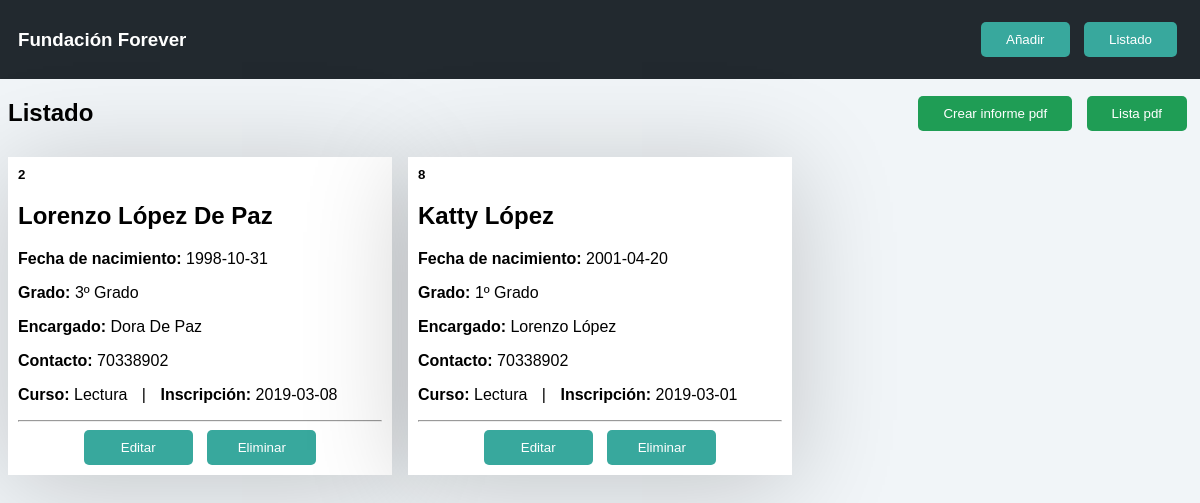
Page /list.php on the committed database.
### tables this page shows
CREATE TABLE "estudiantes" (
	`id_student`	INTEGER PRIMARY KEY AUTOINCREMENT,
	`nombre`	TEXT,
	`apellido`	TEXT,
	`nacimiento`	NUMERIC,
	`sexo`	TEXT,
	`grado`	INTEGER,
	`encargado`	TEXT,
	`contacto`	NUMERIC,
	`cuidados`	TEXT,
	`curso`	TEXT,
	`inscripcion`	NUMERIC,
	`estado`	INTEGER
);

### list.php (the view, shortened to what this page needs)
<?php
	$conexion = new sqlite3('db/students.db');
	$sql = $conexion -> query("SELECT * FROM estudiantes");
?>
<!DOCTYPE html>
<html lang="en">
<head>
	<link rel="stylesheet" href="css/flexboxgrid.min.css">
	<link rel="stylesheet" href="css/style.css">
</head>
<body style="margin:0;padding:0;">
	<nav class="container-fluid">
		<div class="row middle-xs nav_bar">
			<h3 class="col-xs-12 col-md-8 center-xs start-md">Fundación Forever</h3>
			<div class="col-xs-12 col-md-4 center-xs end-md">
				<a href="index.php"><button class="btn btn-natural">Añadir</button></a>
				<a href="list.php"><button class="btn btn-natural">Listado</button></a>
			</div>
		</div>
	</nav>
	<section class="container-fluid" id="wrap">
		<div class="row middle-xs">
			<div class="col-xs-12 col-md-8 center-xs start-md">
				<h1>Listado</h1>
			</div>
			<div class="col-xs-12 col-md-4 center-xs end-md space">
				<a href="create.php?type=view"><button id="toPDF" class="btn btn-action">Crear informe pdf</button></a>
				<a href="create.php?type=lista"><button id="toPDF" class="btn btn-action">Lista pdf</button></a>
			</div>
			<?php while($row = $sql -> FetchArray()){ ?>
				<div class="col-xs-12 col-md-4 space">
					<div class="box-student">
						<h5 class="marginNone"><?php echo $row['id_student']; ?></h5>
						<h2><?php echo $row['nombre']." ".$row['apellido']; ?></h2>
						<p><b>Fecha de nacimiento:</b> <?php echo $row['nacimiento']; ?></p>
						<p><b>Grado:</b> <?php echo $row['grado']; ?>º Grado</p>
						<p><b>Encargado:</b> <?php echo $row['encargado']; ?></p>
						<p><b>Contacto:</b> <?php echo $row['contacto']; ?></p>
						<p><b>Curso:</b> Lectura <span style="padding: 0px 10px;">|</span> <b>Inscripción:</b> <?php echo $row['inscripcion']; ?></p>
						<hr>
						<div class="center-xs">
							<a href="edit.php?id=<?php echo $row['id_student']; ?>"><button class="btn btn-natural" style="width: 30%;">Editar</button></a>
							<a href="fn/delete.php?id=<?php echo $row['id_student']; ?>"><button class="btn btn-natural" style="width: 30%;">Eliminar</button></a>
						</div>
					</div>
				</div>
			<?php }; ?>
		</div>
	</section>
</body>
</html>

### css/style.css (style rules this page uses)
body { background: #F1F5F8; font-family: sans-serif; }
button { cursor: pointer; }
.space { margin: 10px 0px; }
.marginNone { margin: 0px; }
.nav_bar { color:white; padding: 10px; font-family: sans-serif; background-color: #22292F; }
.btn { border:none; background: #B8C2CC; border-radius: 5px; margin: 0px 5px; padding: 10px 25px; transition: all 0.3s ease-in-out; }
.btn-natural { color:white; background: #38A89D; }
.btn-action { color: white; background: #1F9D55; }
.box-student { padding: 10px; background: white; box-shadow: 0px 10px 100px rgba(0,0,0,0.2); }

### rows in the picture
estudiantes: id_student "2", nombre "Lorenzo", apellido "López De Paz", nacimiento "1998-10-31", grado "3", encargado "Dora De Paz", contacto "70338902", inscripcion "2019-03-08"
estudiantes: id_student "8", nombre "Katty", apellido "López", nacimiento "2001-04-20", grado "1", encargado "Lorenzo López", contacto "70338902", inscripcion "2019-03-01"
